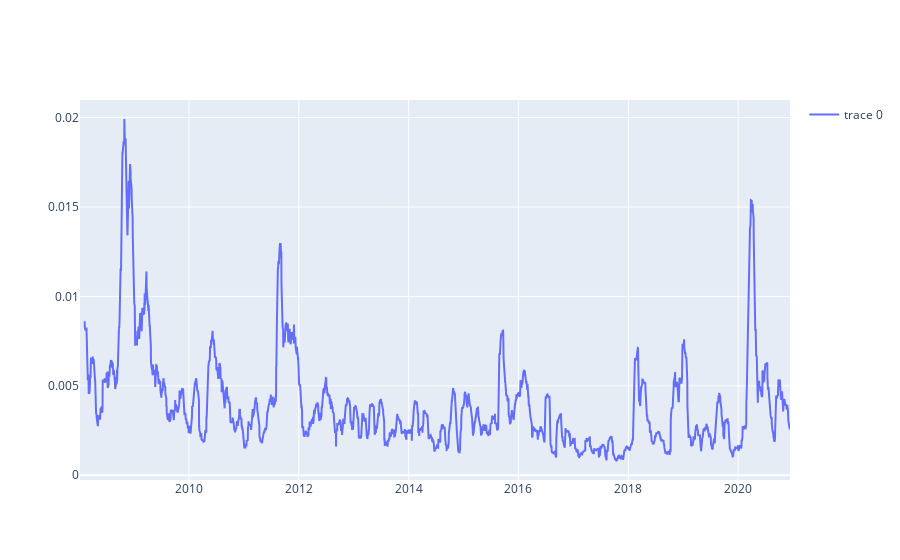

Here is the notebook cell this chart was saved with:
### Code cell
trace_22d = go.Scatter(
    x=spx_hist_short.index,
    y=intra_day.rolling(22).std(),
    mode="lines"
)
layout = {
    'showlegend': True
}

fig = {
    'layout': layout,
    'data': [trace_22d],
}

iplot(fig)

### Figure 1 — Plotly figure (JSON) as saved in the notebook; plotly's stock layout.template omitted (floating-point values rounded to 4 significant figures; data arrays with more than 128 entries replaced by an {"elided": "..."} marker saying what was removed)
{"data": [{"mode": "lines", "type": "scatter", "x": {"elided": "3258 str values"}, "y": {"elided": "3258 float values"}}], "layout": {"showlegend": true}}
